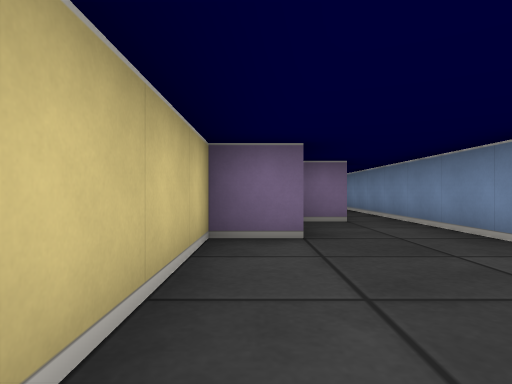
[1] (above)

17 first-person views from a walk through a cub3D ray-caster map. The camera is about half as high as the walls, looks level and sees 75° across. The floor is counted in squares. Each view is taken from the middle of a square. On the plan, view 1 faces up. The plan holds only what a view shows up to about 9 squares ahead; the rest is blank.

[2]
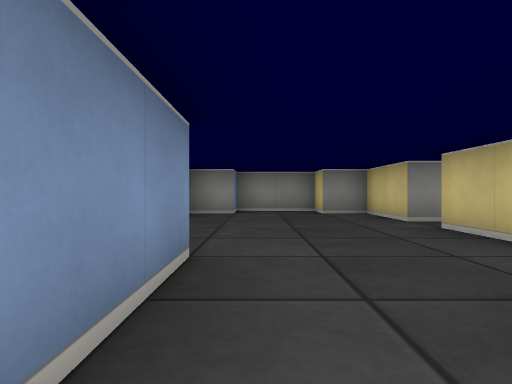

[3]
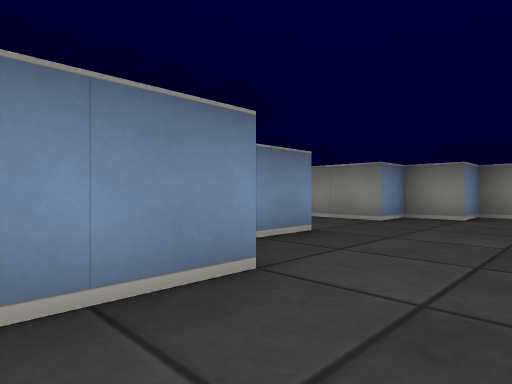

[4]
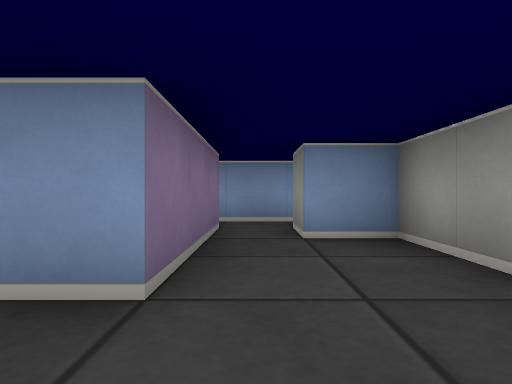

[5]
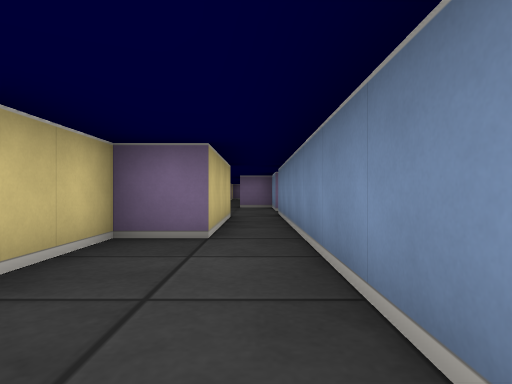

[6]
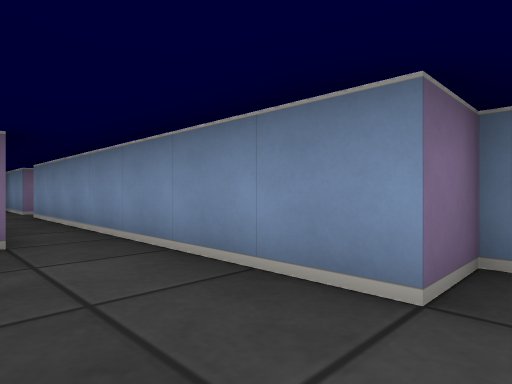

[7]
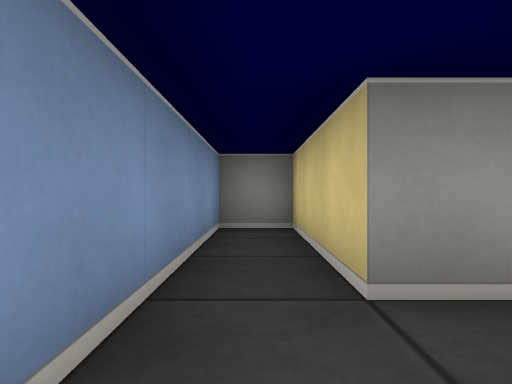

[8]
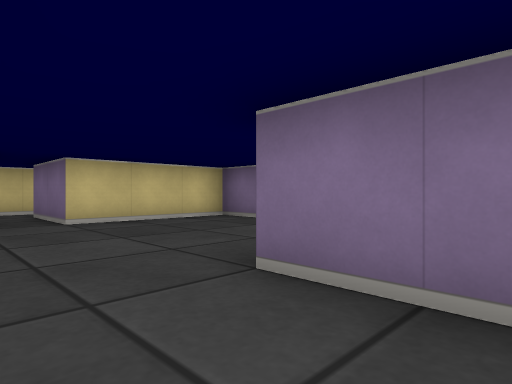

[9]
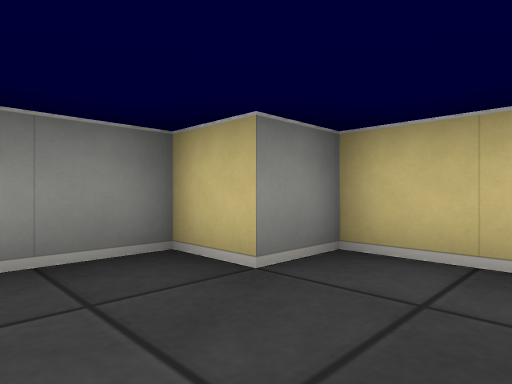

[10]
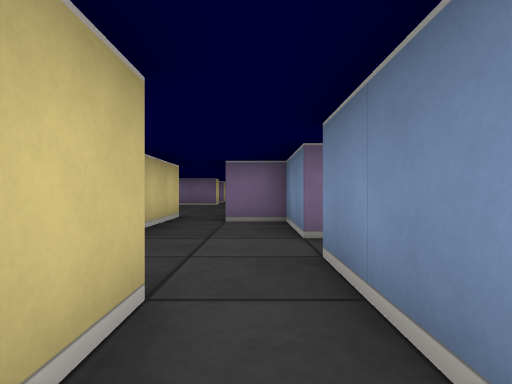

[11]
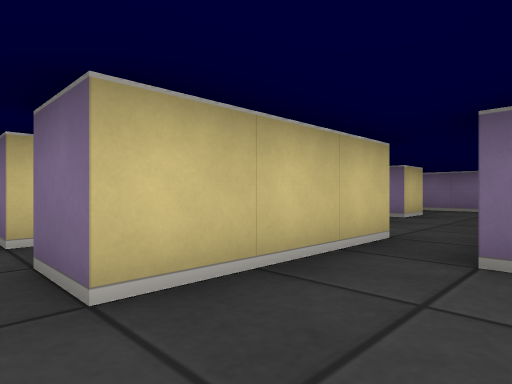

[12]
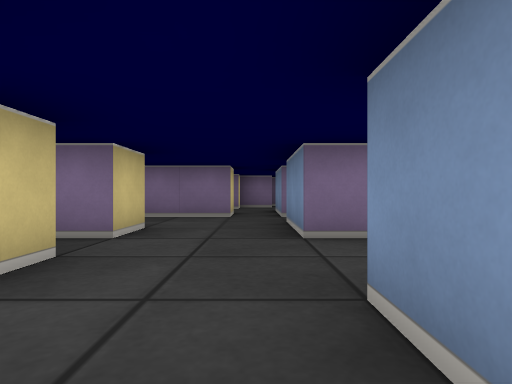

[13]
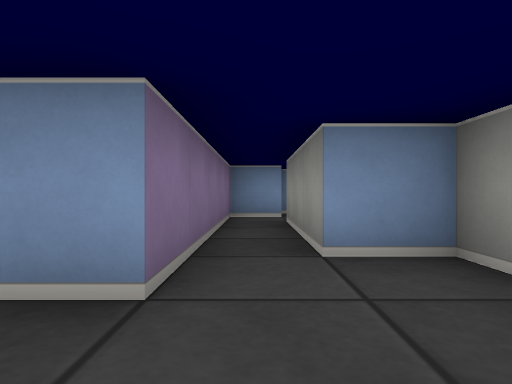

[14]
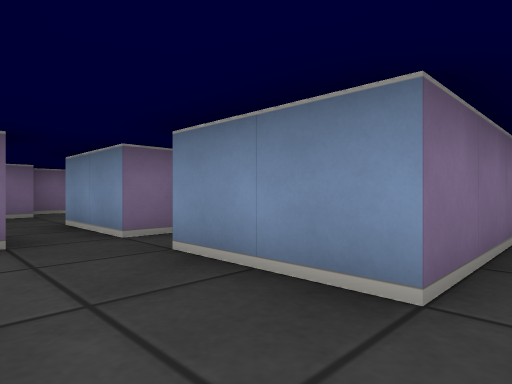

[15]
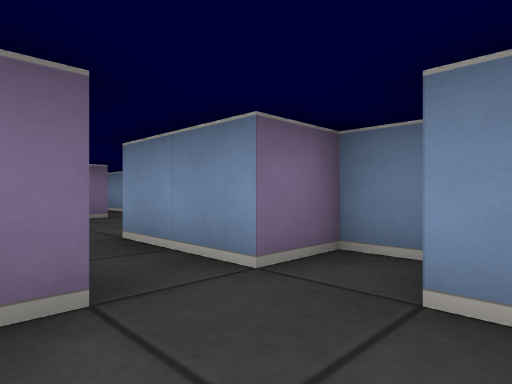

[16]
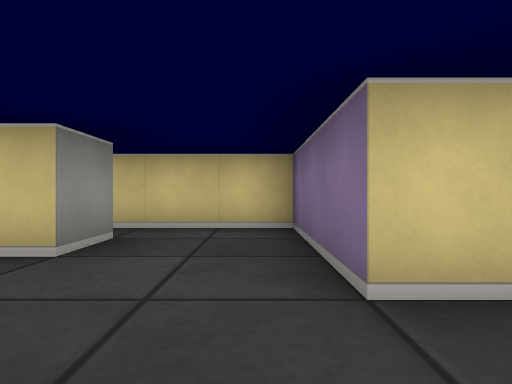

[17]
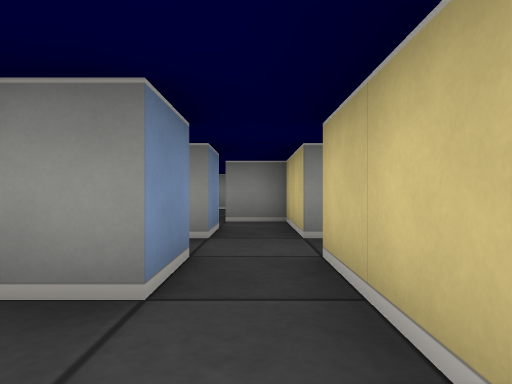

### Floor plan
Points are (right, up) in squares from view 1. A wall is a line through its corners. A room is listed if a view was taken in it or the views show most of it. See-through windows are left out.
Room 1 (views 1, 2, 3, 4, 5, 6, 8, 9, 10)
walls: (-0.5, -0.5) (-0.5, -2.5) (0.5, -2.5) (0.5, -3.5) (2.5, -3.5) (2.5, -2.5) (3.5, -2.5) (3.5, -1.5) (5.5, -1.5) (5.5, -0.5) (6.5, -0.5); (0.5, 3.5) (-0.5, 3.5) (-0.5, 0.5); (6.5, 0.5) (3.5, 0.5) (3.5, 2.5) (2.5, 2.5) (2.5, 8.5); (1.5, 8.5) (1.5, 5.5) (0.5, 5.5) (0.5, 3.9)
ways out: opening at (6, 0) to room 2; opening at (2, 8) to room 3; opening at (-1.5, 0)
Room 2 (view 7)
walls: (6.5, -0.5) (6.5, -3.5) (7.5, -3.5) (7.5, 0.6)
ways out: opening at (6, 0) to room 1
Room 3 (views 11, 12)
walls: (2.5, 10.5) (2.5, 12.5) (1.5, 12.5); (2.5, 8.5) (2.5, 9.5); (0.5, 13.5) (0.5, 10.5)
ways out: opening at (2, 8) to room 1; opening at (1, 14) to room 4; opening at (0, 10); opening at (3, 10)
Room 4 (views 13, 14, 15, 16, 17)
walls: (-0.5, 15.5) (-0.5, 14.9); (-1.5, 16.5) (-1.5, 17.5) (-0.5, 17.5) (-0.5, 16.5) (-1.1, 16.5); (-1.5, 14.5) (-1.5, 15.5); (1.9, 14.5) (2.5, 14.5) (2.5, 15.5) (5.4, 15.5); (-2.5, 15.5) (-2.5, 13.5) (-1.5, 13.5); (1.5, 13.6) (1.5, 14.5); (0.5, 19.5) (-2.5, 19.5) (-2.5, 16.5); (2.5, 18.8) (2.5, 19.5) (1.5, 19.5); (6.5, 15.5) (6.5, 16.5) (1.5, 16.5) (1.5, 18.5)
ways out: opening at (1, 14) to room 3; opening at (-1, 13); opening at (1, 20); opening at (6, 16)

Positions as (right, up) in squares from view 1, and headings:
1: (0, 0), facing up
2: (2, 5), facing down
3: (1, 4), facing down-right
4: (2, 0), facing right
5: (2, 2), facing up
6: (1, 2), facing up-right
7: (7, 1), facing down
8: (5, -1), facing up-left
9: (2, -1), facing down-left
10: (2, 7), facing up
11: (2, 10), facing up-left
12: (1, 13), facing up
13: (0, 16), facing right
14: (0, 16), facing up-right
15: (0, 18), facing up-right
16: (2, 19), facing left
17: (-2, 19), facing down
